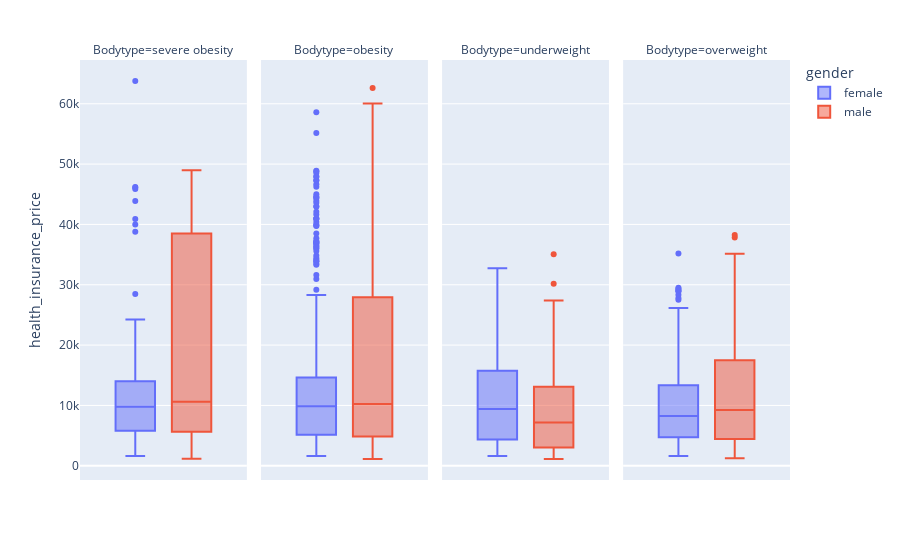

Source (notebook cell):
### Code cell
f=px.box(health1,y='health_insurance_price',facet_col='Bodytype',color='gender')
f.show()

### Figure 1 — Plotly figure (JSON) as saved in the notebook; plotly's stock layout.template omitted (floating-point values rounded to 4 significant figures; data arrays with more than 128 entries replaced by an {"elided": "..."} marker saying what was removed)
{"data": [{"alignmentgroup": "True", "hovertemplate": "gender=female<br>Bodytype=severe obesity<br>health_insurance_price=%{y}<extra></extra>", "legendgroup": "female", "marker": {"color": "#636efa"}, "name": "female", "notched": false, "offsetgroup": "female", "orientation": "v", "showlegend": true, "type": "box", "x0": " ", "xaxis": "x", "y": [16880.0, 5990.0, 11030.0, 12820.0, 19750.0, 24230.0, 5401.0, 9433.0, 10980.0, 5847.0, 11400.0, 12590.0, 10380.0, 3994.0, 63770.0, 11540.0, 45860.0, 17880.0, 39980.0, 6374.0, 4754.0, 9801.0, 3410.0, 46200.0, 12490.0, 3201.0, 9542.0, 5469.0, 9876.0, 2218.0, 7051.0, 5662.0, 38790.0, 28480.0, 6361.0, 46110.0, 13060.0, 1635.0, 7348.0, 9550.0, 2217.0, 1759.0, 9705.0, 8570.0, 10490.0, 40900.0, 3990.0, 11090.0, 7651.0, 3238.0, 7338.0, 43900.0, 11410.0], "y0": " ", "yaxis": "y"}, {"alignmentgroup": "True", "hovertemplate": "gender=female<br>Bodytype=obesity<br>health_insurance_price=%{y}<extra></extra>", "legendgroup": "female", "marker": {"color": "#636efa"}, "name": "female", "notched": false, "offsetgroup": "female", "orientation": "v", "showlegend": false, "type": "box", "x0": " ", "xaxis": "x2", "y": {"elided": "296 float values"}, "y0": " ", "yaxis": "y2"}, {"alignmentgroup": "True", "hovertemplate": "gender=female<br>Bodytype=underweight<br>health_insurance_price=%{y}<extra></extra>", "legendgroup": "female", "marker": {"color": "#636efa"}, "name": "female", "notched": false, "offsetgroup": "female", "orientation": "v", "showlegend": false, "type": "box", "x0": " ", "xaxis": "x3", "y": [14450.0, 12630.0, 23240.0, 14710.0, 16580.0, 10940.0, 6686.0, 32730.0, 13620.0, 19960.0, 9644.0, 13010.0, 25080.0, 1728.0, 19440.0, 5354.0, 2150.0, 9855.0, 24870.0, 1737.0, 3562.0, 11830.0, 1608.0, 13840.0, 3181.0, 13420.0, 12030.0, 21660.0, 15010.0, 3177.0, 9265.0, 4185.0, 8540.0, 19590.0, 14460.0, 18610.0, 3167.0, 4906.0, 23290.0, 2201.0, 12480.0, 4932.0, 8211.0, 9194.0, 3206.0, 17630.0, 15360.0, 25680.0, 6753.0, 9182.0, 2709.0, 8252.0, 22190.0, 27040.0, 10160.0, 2585.0, 4766.0, 26240.0, 10110.0, 2458.0, 9567.0, 16660.0, 11830.0, 7986.0, 6933.0, 2732.0, 4720.0, 2843.0, 4720.0, 6402.0, 2974.0, 11730.0, 24110.0, 5458.0, 4392.0, 2586.0, 19800.0, 2117.0, 17500.0, 2914.0, 12030.0, 8966.0, 4992.0, 2528.0, 14570.0, 3379.0, 16420.0, 7986.0, 8269.0, 2709.0, 6878.0, 21680.0, 12090.0, 21880.0, 3594.0, 3353.0, 13200.0, 19020.0, 16780.0, 5693.0, 1729.0, 8582.0, 9991.0, 3176.0, 27120.0, 7228.0, 14430.0, 4529.0, 23890.0, 13730.0, 4134.0, 4718.0, 26130.0, 20170.0, 12480.0, 14450.0, 4296.0, 10200.0, 4544.0, 14280.0, 8535.0, 3733.0, 7134.0, 3209.0, 16120.0, 18770.0, 1732.0, 22400.0], "y0": " ", "yaxis": "y3"}, {"alignmentgroup": "True", "hovertemplate": "gender=female<br>Bodytype=overweight<br>health_insurance_price=%{y}<extra></extra>", "legendgroup": "female", "marker": {"color": "#636efa"}, "name": "female", "notched": false, "offsetgroup": "female", "orientation": "v", "showlegend": false, "type": "box", "x0": " ", "xaxis": "x4", "y": {"elided": "184 float values"}, "y0": " ", "yaxis": "y4"}, {"alignmentgroup": "True", "hovertemplate": "gender=male<br>Bodytype=severe obesity<br>health_insurance_price=%{y}<extra></extra>", "legendgroup": "male", "marker": {"color": "#EF553B"}, "name": "male", "notched": false, "offsetgroup": "male", "orientation": "v", "showlegend": true, "type": "box", "x0": " ", "xaxis": "x", "y": [39610.0, 10600.0, 3877.0, 11380.0, 13410.0, 43750.0, 6610.0, 12830.0, 46150.0, 48550.0, 42110.0, 42120.0, 11570.0, 8944.0, 1837.0, 38130.0, 8084.0, 1149.0, 4686.0, 15560.0, 12570.0, 27720.0, 48680.0, 13830.0, 9059.0, 45700.0, 6356.0, 5709.0, 11330.0, 6666.0, 13140.0, 6436.0, 5439.0, 9504.0, 1984.0, 44590.0, 1147.0, 4266.0, 4402.0, 2438.0, 11580.0, 48670.0, 2927.0, 12980.0, 47460.0, 7804.0, 8799.0, 44500.0, 48970.0, 6548.0, 5757.0, 9749.0, 3693.0, 20710.0, 39720.0, 5124.0, 10980.0, 4671.0, 8733.0, 47270.0, 1163.0], "y0": " ", "yaxis": "y"}, {"alignmentgroup": "True", "hovertemplate": "gender=male<br>Bodytype=obesity<br>health_insurance_price=%{y}<extra></extra>", "legendgroup": "male", "marker": {"color": "#EF553B"}, "name": "male", "notched": false, "offsetgroup": "male", "orientation": "v", "showlegend": false, "type": "box", "x0": " ", "xaxis": "x2", "y": {"elided": "314 float values"}, "y0": " ", "yaxis": "y2"}, {"alignmentgroup": "True", "hovertemplate": "gender=male<br>Bodytype=underweight<br>health_insurance_price=%{y}<extra></extra>", "legendgroup": "male", "marker": {"color": "#EF553B"}, "name": "male", "notched": false, "offsetgroup": "male", "orientation": "v", "showlegend": false, "type": "box", "x0": " ", "xaxis": "x3", "y": [21980.0, 1837.0, 2395.0, 2775.0, 1625.0, 2302.0, 6272.0, 30170.0, 17660.0, 21100.0, 22410.0, 15820.0, 1706.0, 27380.0, 5125.0, 21220.0, 4828.0, 1695.0, 4005.0, 7147.0, 2484.0, 19520.0, 6710.0, 1832.0, 11520.0, 24870.0, 17180.0, 2804.0, 1705.0, 8303.0, 7527.0, 3260.0, 6653.0, 1621.0, 5080.0, 9789.0, 4032.0, 1970.0, 22220.0, 3077.0, 9361.0, 12960.0, 3848.0, 1243.0, 3861.0, 8428.0, 7173.0, 7223.0, 1242.0, 9863.0, 2353.0, 13110.0, 19360.0, 10070.0, 3484.0, 8604.0, 1627.0, 18260.0, 5210.0, 21200.0, 17900.0, 2103.0, 11010.0, 4429.0, 2681.0, 12520.0, 6117.0, 12320.0, 15820.0, 13130.0, 5967.0, 8891.0, 10420.0, 8689.0, 5258.0, 35070.0, 6250.0, 1122.0, 1628.0, 11530.0, 9501.0, 23970.0, 16140.0, 4500.0, 17360.0, 8628.0, 18770.0, 1711.0, 21600.0, 13750.0, 1705.0, 14350.0, 11880.0, 5856.0, 10580.0, 8605.0, 2396.0, 10790.0, 8604.0, 6199.0, 5117.0, 1702.0, 6858.0, 6641.0, 11350.0, 6986.0, 5615.0, 1242.0, 26930.0, 10960.0, 1515.0, 1965.0, 21260.0], "y0": " ", "yaxis": "y3"}, {"alignmentgroup": "True", "hovertemplate": "gender=male<br>Bodytype=overweight<br>health_insurance_price=%{y}<extra></extra>", "legendgroup": "male", "marker": {"color": "#EF553B"}, "name": "male", "notched": false, "offsetgroup": "male", "orientation": "v", "showlegend": false, "type": "box", "x0": " ", "xaxis": "x4", "y": {"elided": "187 float values"}, "y0": " ", "yaxis": "y4"}], "layout": {"annotations": [{"font": {}, "showarrow": false, "text": "Bodytype=severe obesity", "x": 0.1175, "xanchor": "center", "xref": "paper", "y": 1, "yanchor": "bottom", "yref": "paper"}, {"font": {}, "showarrow": false, "text": "Bodytype=obesity", "x": 0.3725, "xanchor": "center", "xref": "paper", "y": 1, "yanchor": "bottom", "yref": "paper"}, {"font": {}, "showarrow": false, "text": "Bodytype=underweight", "x": 0.6275, "xanchor": "center", "xref": "paper", "y": 1, "yanchor": "bottom", "yref": "paper"}, {"font": {}, "showarrow": false, "text": "Bodytype=overweight", "x": 0.8825, "xanchor": "center", "xref": "paper", "y": 1, "yanchor": "bottom", "yref": "paper"}], "boxmode": "group", "legend": {"title": {"text": "gender"}, "tracegroupgap": 0}, "margin": {"t": 60}, "xaxis": {"anchor": "y", "domain": [0, 0.235]}, "xaxis2": {"anchor": "y2", "domain": [0.255, 0.49], "matches": "x"}, "xaxis3": {"anchor": "y3", "domain": [0.51, 0.745], "matches": "x"}, "xaxis4": {"anchor": "y4", "domain": [0.765, 1.0], "matches": "x"}, "yaxis": {"anchor": "x", "domain": [0, 1], "title": {"text": "health_insurance_price"}}, "yaxis2": {"anchor": "x2", "domain": [0, 1], "matches": "y", "showticklabels": false}, "yaxis3": {"anchor": "x3", "domain": [0, 1], "matches": "y", "showticklabels": false}, "yaxis4": {"anchor": "x4", "domain": [0, 1], "matches": "y", "showticklabels": false}}}
